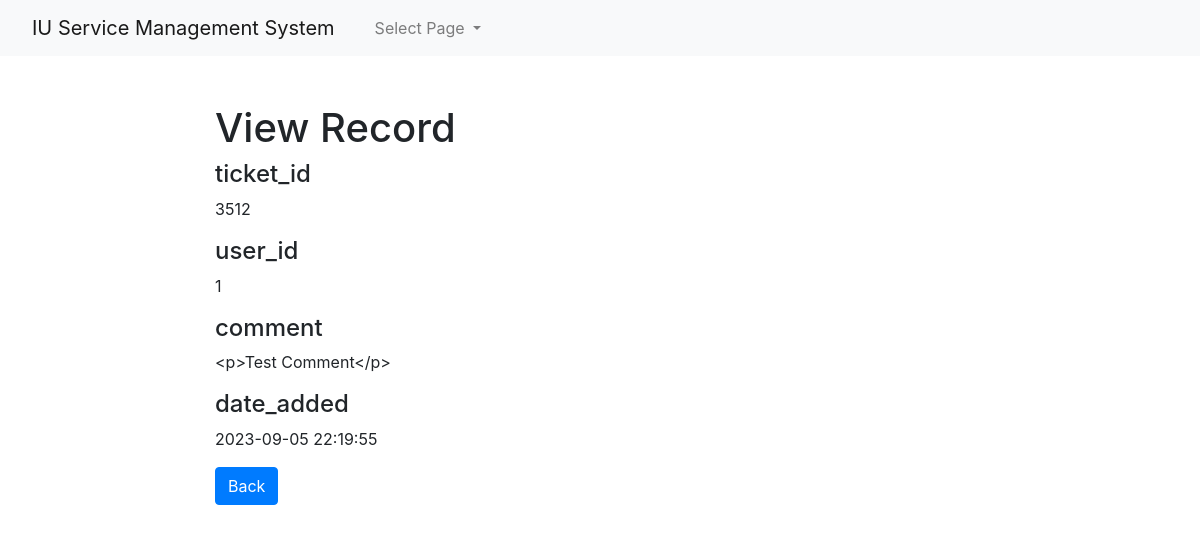
The page /admin1/core/app/comments-read.php?id=119 (signed in) on the database its author committed.
### tables this page shows
CREATE TABLE `comments` (
  `id` int(10) UNSIGNED NOT NULL,
  `ticket_id` int(10) UNSIGNED NOT NULL,
  `user_id` int(10) UNSIGNED NOT NULL,
  `comment` text NOT NULL,
  `date_added` datetime NOT NULL
);

### admin1/core/app/comments-read.php (the view, shortened to what this page needs)
<?php
if(isset($_GET["id"]) && !empty($_GET["id"])){
    require_once "config.php";
    $sql = "SELECT * FROM comments WHERE id = ?";
    if($stmt = mysqli_prepare($link, $sql)){
        $param_id = trim($_GET["id"]);
		if (is_int($param_id)) $__vartype = "i";
		elseif (is_string($param_id)) $__vartype = "s";
		elseif (is_numeric($param_id)) $__vartype = "d";
		else $__vartype = "b";
        mysqli_stmt_bind_param($stmt, $__vartype, $param_id);
        if(mysqli_stmt_execute($stmt)){
            $result = mysqli_stmt_get_result($stmt);
            if(mysqli_num_rows($result) == 1){
                $row = mysqli_fetch_array($result, MYSQLI_ASSOC);
            } else{
                header("location: error.php");
                exit();
            }
        } else{
            echo "Oops! Something went wrong. Please try again later.<br>".$stmt->error;
        }
    }
} else{
    header("location: error.php");
    exit();
}
?>
<!DOCTYPE html>
<html lang="en">
<head>
    <link rel="stylesheet" href="https://stackpath.bootstrapcdn.com/bootstrap/4.5.0/css/bootstrap.min.css">
</head>
<?php require_once('navbar.php'); ?>
<body>
    <section class="pt-5">
        <div class="container-fluid">
            <div class="row">
                <div class="col-md-8 mx-auto">
                    <div class="page-header">
                        <h1>View Record</h1>
                    </div>
                     <div class="form-group">
                            <h4>ticket_id</h4>
                            <p class="form-control-static"><?php echo htmlspecialchars($row["ticket_id"]); ?></p>
                        </div><div class="form-group">
                            <h4>user_id</h4>
                            <p class="form-control-static"><?php echo htmlspecialchars($row["user_id"]); ?></p>
                        </div><div class="form-group">
                            <h4>comment</h4>
                            <p class="form-control-static"><?php echo htmlspecialchars($row["comment"]); ?></p>
                        </div><div class="form-group">
                            <h4>date_added</h4>
                            <p class="form-control-static"><?php echo htmlspecialchars($row["date_added"]); ?></p>
                        </div>
                    <p><a href="comments-index.php" class="btn btn-primary">Back</a></p>
                </div>
            </div>
        </div>
    </section>
</body>
</html>

### rows shown on the page
comments: ticket "3512", user "1", comment "<p>Test Comment</p>", date_added "2023-09-05 22:19:55"
